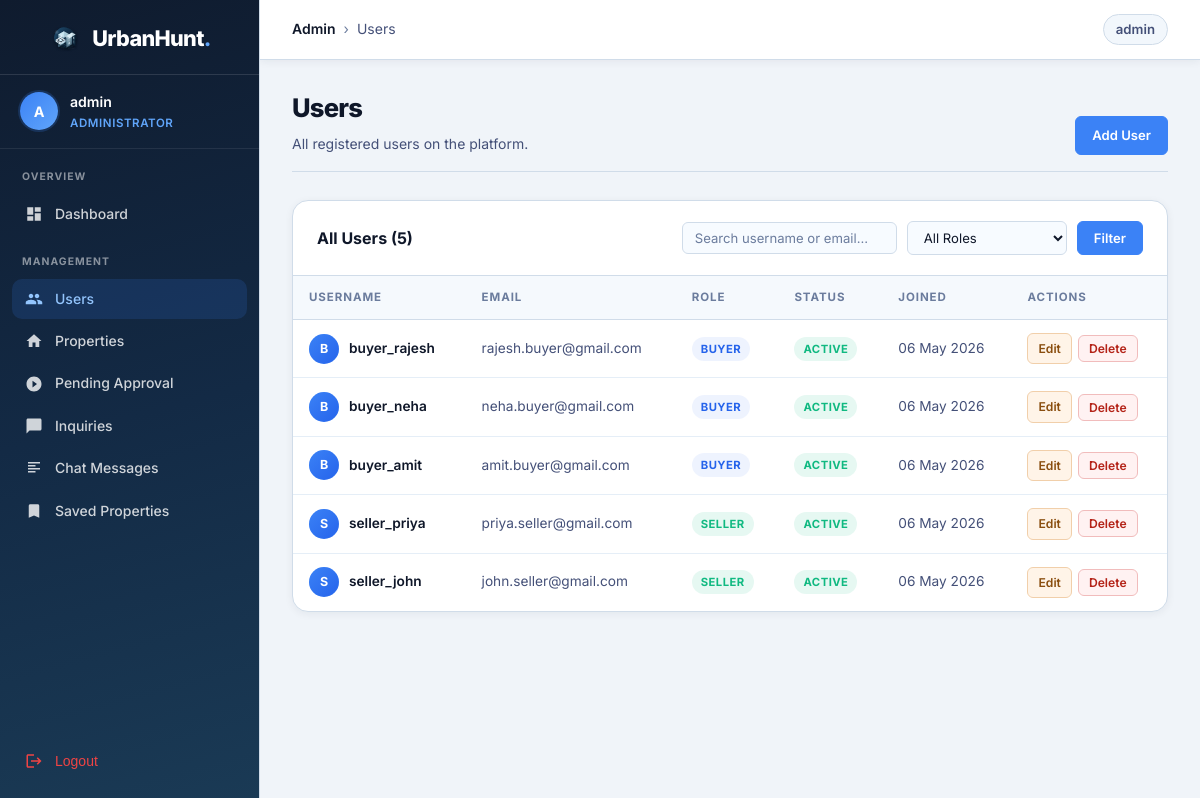
Page /panel/users/ (signed in) on the earlier database version.
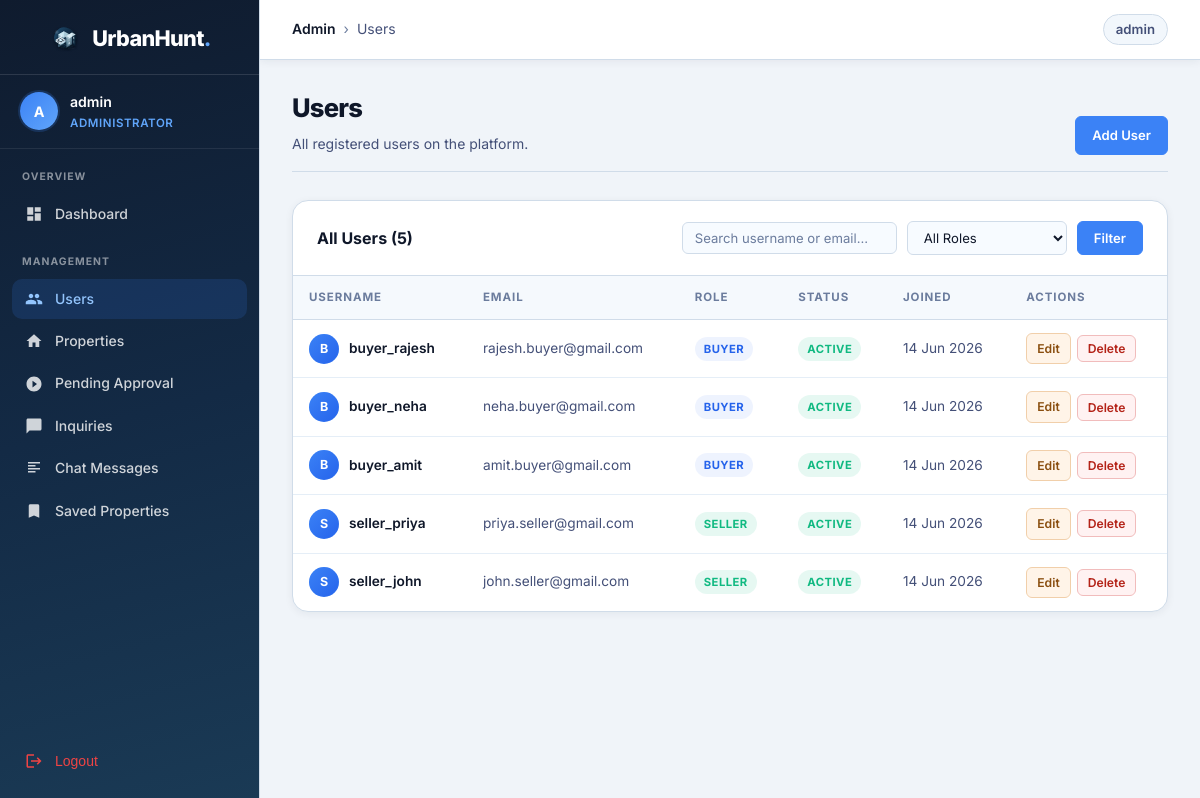
Same page on the later database version.
### core/models.py (models this page shows, shortened)
class User(AbstractUser):
	class Role(models.TextChoices):
		BUYER = "buyer", "Buyer"
		SELLER = "seller", "Seller"
		ADMIN = "admin", "Admin"
	role = models.CharField(max_length=10, choices=Role.choices, default=Role.BUYER)
	mobile_no = models.CharField(
		max_length=15,
		blank=True,
		validators=[RegexValidator(regex=r"^\+?[0-9]{10,15}$", message="Enter a valid mobile number.")],
	)

### core/views.py (the view)
# urls.py: path("panel/users/", views.admin_users, name="admin_users"),
@login_required
def admin_users(request):
	guard = _require_admin(request)
	if guard:
		return guard
	qs = User.objects.filter(role__in=[User.Role.BUYER, User.Role.SELLER]).order_by("-date_joined")
	q = request.GET.get("q", "").strip()
	role = request.GET.get("role", "").strip()
	if q:
		qs = qs.filter(Q(username__icontains=q) | Q(email__icontains=q))
	if role in {User.Role.BUYER, User.Role.SELLER}:
		qs = qs.filter(role=role)
	return render(request, "admin_panel/users.html", {
		"page_obj": _paginate(qs, request),
		"admin_stats": _admin_stats(),
	})

### core/context_processors.py (called while the page is built, shortened)
def chat_notifications(request):
	user = request.user
	if not user.is_authenticated or user.is_superuser or user.role == User.Role.ADMIN:
		return {"chat_notifications": {"unread_count": 0, "items": []}}

### core/views.py (called while the page is built)
def _require_admin(request):
	if not request.user.is_authenticated:
		return redirect(f"/login/?next={request.path}")
	if not (request.user.is_superuser or request.user.role == User.Role.ADMIN):
		return redirect("core:home")
	return None

def _paginate(qs, request, per_page=25):
	paginator = Paginator(qs, per_page)
	page_number = request.GET.get("page", 1)
	return paginator.get_page(page_number)

def _admin_stats():
	return {
		"total_users": User.objects.count(),
		"buyers": User.objects.filter(role=User.Role.BUYER).count(),
		"sellers": User.objects.filter(role=User.Role.SELLER).count(),
		"verified_properties": Property.objects.filter(is_verified=True).count(),
		"pending_properties": Property.objects.filter(is_verified=False).count(),
		"total_inquiries": InquiryChat.objects.count(),
		"total_messages": ChatMessage.objects.count(),
		"saved_properties": SavedProperty.objects.filter(buyer__role=User.Role.BUYER).count(),
	}

### core/templates/admin_panel/users.html (shortened to what this page needs)
{% extends "admin_panel/base.html" %}
{% block breadcrumb %}<span class="breadcrumb-sep">›</span><span>Users</span>{% endblock %}
{% block content %}
<div class="page-header">
  <div>
    <h1 class="page-title">Users</h1>
    <p class="page-subtitle">All registered users on the platform.</p>
  </div>
  <a href="{% url 'core:admin_user_create' %}" class="btn btn--primary" id="add-user-btn">Add User</a>
</div>
<div class="table-card">
  <div class="table-card-header">
    <span class="table-card-title">All Users ({{ page_obj.paginator.count }})</span>
    <form class="table-filter-form" method="get">
      <input class="filter-input" type="text" name="q" value="{{ request.GET.q|default:'' }}" placeholder="Search username or email…" id="user-search-input" />
      <select class="filter-input" name="role" id="user-role-filter">
        <option value="">All Roles</option>
      </select>
      <button type="submit" class="btn btn--primary" id="user-filter-btn">Filter</button>
    </form>
  </div>
  <div class="table-wrapper">
    <table class="admin-table">
      <thead>
        <tr>
          <th>Username</th>
          <th>Email</th>
          <th>Role</th>
          <th>Status</th>
          <th>Joined</th>
          <th>Actions</th>
        </tr>
      </thead>
      <tbody>
        {% for u in page_obj %}
        <tr id="row-user-{{ u.id }}">
          <td>
            <div class="user-chip">
              <span class="user-chip__avatar">{{ u.username|slice:":1"|upper }}</span>
              <strong>{{ u.username }}</strong>
            </div>
          </td>
          <td>{{ u.email|default:"—" }}</td>
          <td>
            <span class="badge {% if u.role == 'buyer' %}badge--blue{% elif u.role == 'seller' %}badge--green{% else %}badge--warn{% endif %}">
              {{ u.get_role_display }}
            </span>
          </td>
          <td>
            {% if u.is_active %}
              <span class="badge badge--green">Active</span>
            {% else %}
              <span class="badge badge--red">Inactive</span>
            {% endif %}
          </td>
          <td>{{ u.date_joined|date:"d M Y" }}</td>
          <td>
            <div class="table-actions">
              <a href="{% url 'core:admin_user_edit' u.id %}" class="btn btn--edit btn--sm" id="edit-user-{{ u.id }}">Edit</a>
              <button type="button" class="btn btn--delete btn--sm admin-delete-btn" data-url="{% url 'core:admin_user_delete' u.id %}" data-row="row-user-{{ u.id }}">Delete</button>
            </div>
          </td>
        </tr>
        {% empty %}
        <tr><td colspan="6" class="table-empty">No users found.</td></tr>
        {% endfor %}
      </tbody>
    </table>
  </div>
</div>
{% endblock %}

Differences in the rows shown:
changed User "buyer_rajesh": date_joined "06 May 2026" → "14 Jun 2026"
changed User "buyer_neha": date_joined "06 May 2026" → "14 Jun 2026"
changed User "buyer_amit": date_joined "06 May 2026" → "14 Jun 2026"
changed User "seller_priya": date_joined "06 May 2026" → "14 Jun 2026"
changed User "seller_john": date_joined "06 May 2026" → "14 Jun 2026"
